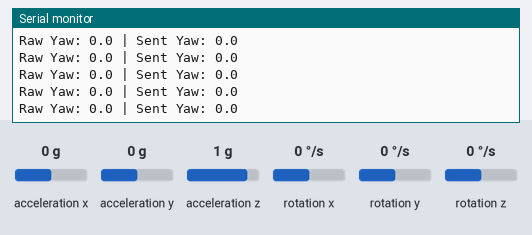
A sketch run on a simulated ESP32. Shown: the last lines printed to the serial monitor. The inputs (shaded band) are chosen by the test bench; at power-on: rotation z 0 °/s, acceleration x 0 g, acceleration z 1 g, acceleration y 0 g, rotation x 0 °/s, rotation y 0 °/s.

Above: at 5.5 s.
5.6 s: rotation z set to -192 °/s
At 6.5 s:
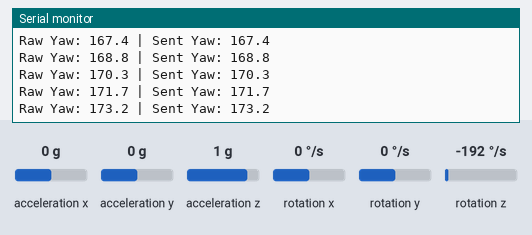
7.1 s: acceleration x set to -1.4 g
At 7.6 s:
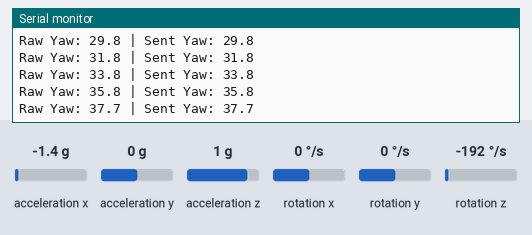
8.6 s: acceleration z set to -1.4 g
At 9.2 s:
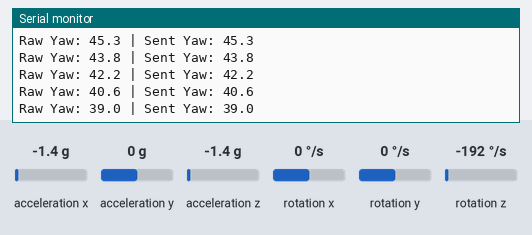
11.6 s: acceleration y set to -1.4 g
At 12.3 s:
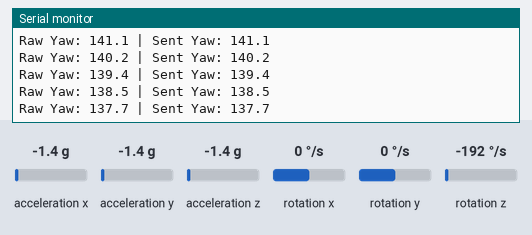
Timing chart, 0 to 14.1 s (numbered marks = the images above; inputs shaded):
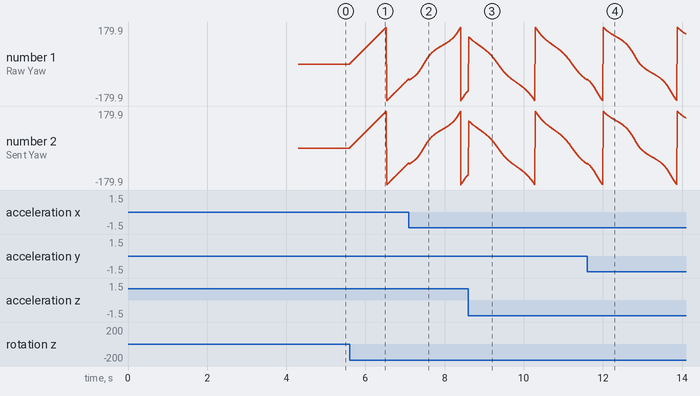

Measured:
- after the input at 5.6 s, the serial monitor: prints a new line at once (image 1)
- plotted number 1: 0 → -72.6 after the input at 5.6 s
- plotted number 2: 0 → -72.6 after the input at 5.6 s

The sketch:

Gyro-z-x-no-y.ino
```cpp
#include <esp_now.h>
#include <WiFi.h>
#include <MPU6050_6Axis_MotionApps20.h>
#include <Wire.h>

// REPLACE with your gimbal's MAC address
uint8_t broadcastAddress[] = {0x48, 0xca, 0x43, 0xda, 0xd9, 0x24};

typedef struct secure_message {
    float yaw;
    float pitch;
    float roll;
    uint32_t sequence_num;
    uint16_t checksum;
} secure_message;

secure_message gimbalData;
uint32_t sequence_counter = 0;

MPU6050 mpu;

bool dmpReady = false;
uint8_t devStatus;
uint16_t packetSize;
uint8_t fifoBuffer[64];

Quaternion q;
VectorFloat gravity;
float ypr[3];

float yaw_offset = 0.0;
float pitch_offset = 0.0;

uint16_t calculateChecksum(const secure_message* msg) {
    return (uint16_t)(msg->yaw * 100) + (uint16_t)(msg->pitch * 100) + (uint16_t)(msg->roll * 100) + msg->sequence_num;
}

void autoCalibrate() {
    Serial.println("Auto-calibration starting... Keep gyro stationary.");
    delay(2000);

    const int num_samples = 200;
    float yaw_sum = 0.0, pitch_sum = 0.0;
    mpu.resetFIFO(); // Clear any old data

    for (int i = 0; i < num_samples; i++) {
        while (mpu.dmpGetCurrentFIFOPacket(fifoBuffer) < 1) { /* wait for data */ }
        mpu.dmpGetQuaternion(&q, fifoBuffer);
        mpu.dmpGetGravity(&gravity, &q);
        mpu.dmpGetYawPitchRoll(ypr, &q, &gravity);
        yaw_sum += ypr[0] * 180 / M_PI;
        pitch_sum += ypr[1] * 180 / M_PI;
        delay(2);
    }
    yaw_offset = yaw_sum / num_samples;
    pitch_offset = pitch_sum / num_samples;

    Serial.println("Calibration complete!");
    Serial.print("Yaw Offset: "); Serial.println(yaw_offset, 2);
    Serial.print("Pitch Offset: "); Serial.println(pitch_offset, 2);
}

void setup() {
    Wire.begin();
    Wire.setClock(400000);
    Serial.begin(115200);

    mpu.initialize();
    devStatus = mpu.dmpInitialize();

    mpu.setXGyroOffset(220);
    mpu.setYGyroOffset(76);
    mpu.setZGyroOffset(-85);
    mpu.setZAccelOffset(1788);

    if (devStatus == 0) {
        mpu.CalibrateAccel(6);
        mpu.CalibrateGyro(6);
        mpu.setDMPEnabled(true);
        dmpReady = true;
        packetSize = mpu.dmpGetFIFOPacketSize();
        autoCalibrate();
    } else {
        Serial.printf("DMP Initialization failed (code %d)\n", devStatus);
    }

    WiFi.mode(WIFI_STA);
    if (esp_now_init() != ESP_OK) {
        Serial.println("Error initializing ESP-NOW");
        return;
    }

    esp_now_peer_info_t peerInfo;
    memcpy(peerInfo.peer_addr, broadcastAddress, 6);
    peerInfo.channel = 0;
    peerInfo.encrypt = false;
    if (esp_now_add_peer(&peerInfo) != ESP_OK) {
        Serial.println("Failed to add peer");
    }
}

void loop() {
    if (!dmpReady || mpu.dmpGetCurrentFIFOPacket(fifoBuffer) < 1) return;

    mpu.dmpGetQuaternion(&q, fifoBuffer);
    mpu.dmpGetGravity(&gravity, &q);
    mpu.dmpGetYawPitchRoll(ypr, &q, &gravity);

    // Apply the offset to get a 0-centered value
    gimbalData.yaw = (ypr[0] * 180 / M_PI) - yaw_offset;
    gimbalData.pitch = (ypr[1] * 180 / M_PI) - pitch_offset;
    gimbalData.roll = 0; // Roll is not used

    gimbalData.sequence_num = ++sequence_counter;
    gimbalData.checksum = calculateChecksum(&gimbalData);

    esp_now_send(broadcastAddress, (uint8_t *) &gimbalData, sizeof(gimbalData));

    // --- DIAGNOSTICS ---
    Serial.print("Raw Yaw: "); Serial.print(ypr[0] * 180 / M_PI, 1);
    Serial.print(" | Sent Yaw: "); Serial.println(gimbalData.yaw, 1);
}
```
